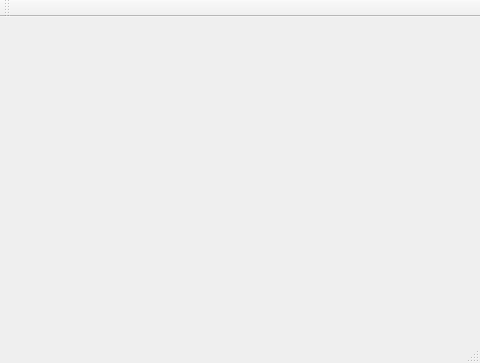
<?xml version="1.0" encoding="UTF-8"?>
<ui version="4.0">
 <class>MainWindow</class>
 <widget class="QMainWindow" name="MainWindow">
  <property name="geometry">
   <rect>
    <x>0</x>
    <y>0</y>
    <width>480</width>
    <height>363</height>
   </rect>
  </property>
  <property name="windowTitle">
   <string>MainWindow</string>
  </property>
  <widget class="QWidget" name="centralWidget">
   <layout class="QHBoxLayout" name="horizontalLayout">
    <item>
     <widget class="QCustomPlot" name="widget" native="true"/>
    </item>
   </layout>
  </widget>
  <widget class="QMenuBar" name="menuBar">
   <property name="geometry">
    <rect>
     <x>0</x>
     <y>0</y>
     <width>480</width>
     <height>19</height>
    </rect>
   </property>
  </widget>
  <widget class="QToolBar" name="mainToolBar">
   <attribute name="toolBarArea">
    <enum>TopToolBarArea</enum>
   </attribute>
   <attribute name="toolBarBreak">
    <bool>false</bool>
   </attribute>
  </widget>
  <widget class="QStatusBar" name="statusBar"/>
 </widget>
 <layoutdefault spacing="6" margin="11"/>
 <customwidgets>
  <customwidget>
   <class>QCustomPlot</class>
   <extends>QWidget</extends>
   <header>../qcustomplot/qcustomplot.h</header>
   <container>1</container>
  </customwidget>
 </customwidgets>
 <resources/>
 <connections/>
</ui>
